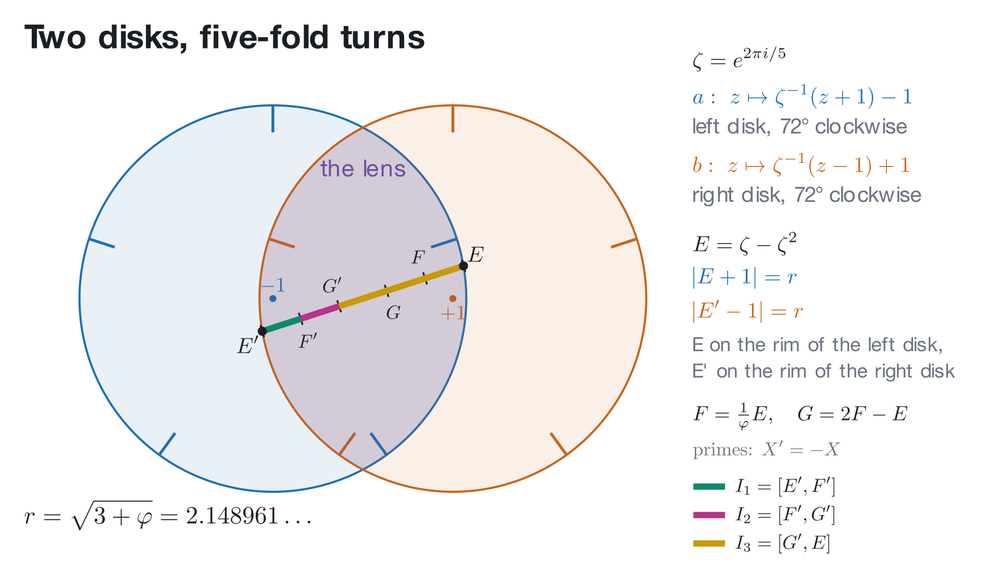
#> input picture animations/renders/stills/light/a1_setting.png, 1000 x 562 px, shrunk from 1920 x 1080 before the run; its folder holds 4 pictures in this run
$ python crop_figures.py
#> lines starting #> are read from the running program, lines starting #| are printed output that depends on the picture
"""Crop the light-theme stills into the figures used by the paper (paper/figures/)."""
from pathlib import Path

from PIL import Image

HERE = Path(__file__).resolve().parent
SRC = HERE / "renders" / "stills" / "light"
DST = HERE.parent / "paper" / "figures"

# crop boxes in scene coordinates (x0, y0, x1, y1); the frame is [-64/9, 64/9] x [-4, 4]
BOXES = {
    "a1_setting": (-6.25, -3.08, 2.3, 2.75),
    # the three word figures sit side by side in the paper: crop each to the lens
    "a2_word1": (-3.85, -3.0, -0.05, 2.5),
    "a3_word2": (-3.85, -3.0, -0.05, 2.5),
    "a4_word3": (-3.85, -3.0, -0.05, 2.5),
    "a5_exchange": (0.18, -3.7, 7.11, 3.05),
    "b1_lattice": (-6.4, -3.45, 0.2, 2.75),
    "b2_levels": (-0.78, -4.0, 7.11, 2.25),
    "b3_threshold": (-7.11, -4.0, 7.11, 3.25),
    "b4_monotone": (-6.8, -2.62, -0.1, 1.93),
}


def crop(name, box):
#> called with name = 'a1_setting', box = (-6.25, -3.08, 2.3, 2.75)
    im = Image.open(SRC / f"{name}.png")
#> im is the input picture: PIL image 1000x562 RGBA; mean R, G, B, A 242.3, 241.2, 241.9, 255
    w, h = im.size
#> w = 1000; h = 562
    s = h / 8.0
#> s = 70.25
    x0, y0, x1, y1 = box
    px = lambda x: int(round((x + w / (2 * s)) * s))
    py = lambda y: int(round((4.0 - y) * s))
    im.crop((max(px(x0), 0), max(py(y1), 0), min(px(x1), w), min(py(y0), h))).save(
        DST / f"{name}.png", optimize=True)
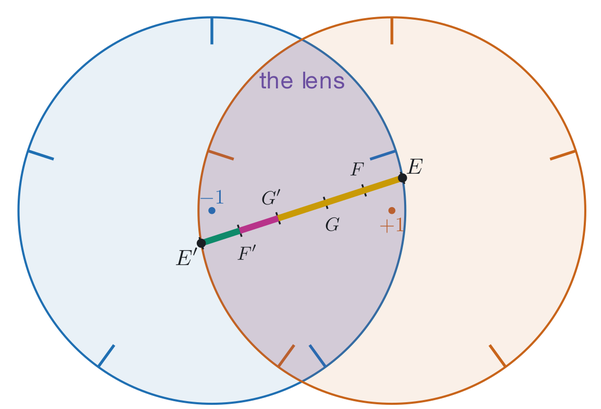
#> saved as a1_setting.png: PIL image 601x409 RGBA; mean R, G, B, A 234.8, 232.2, 233.7, 255


if __name__ == "__main__":
    DST.mkdir(parents=True, exist_ok=True)
    for name, box in BOXES.items():
        if (SRC / f"{name}.png").exists():
            crop(name, box)
            print("cropped", name)
#> pass 2 of the loop `for name, box in BOXES.items():`:
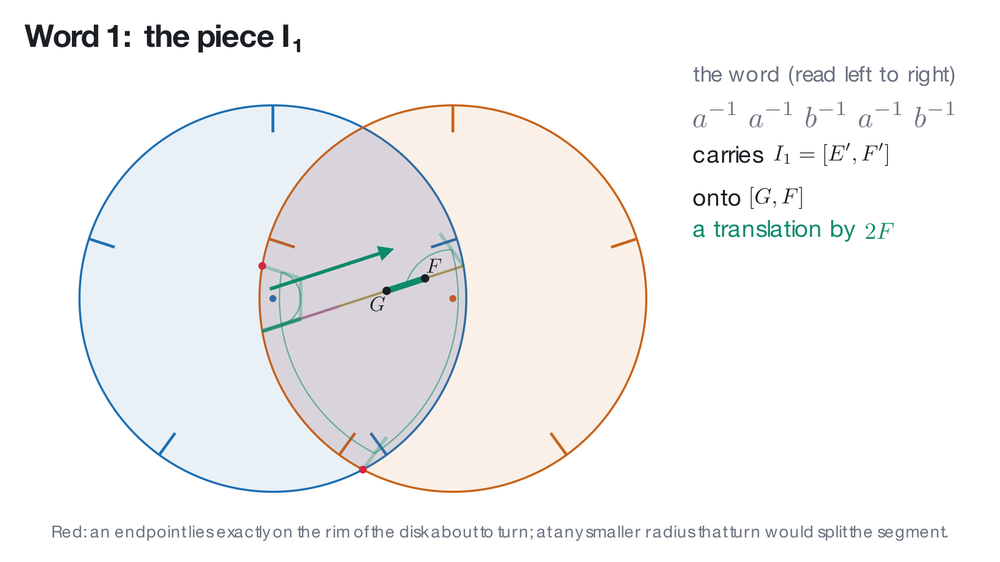
#> input picture animations/renders/stills/light/a2_word1.png, 1000 x 562 px, shrunk from 1920 x 1080 before the run
#> in crop, im is the input picture: PIL image 1000x562 RGBA; mean R, G, B, A 243.4, 243.2, 243.5, 255
#> in crop (call 2), `im.crop((max(px(x0), 0), max(py(y1), 0), min(px(x1), w), min(py(y0), h..`:
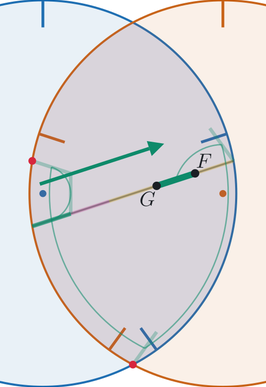
#> saved as a2_word1.png: PIL image 266x387 RGBA; mean R, G, B, A 222.8, 221, 223.1, 255
#> pass 3 of the loop `for name, box in BOXES.items():`:
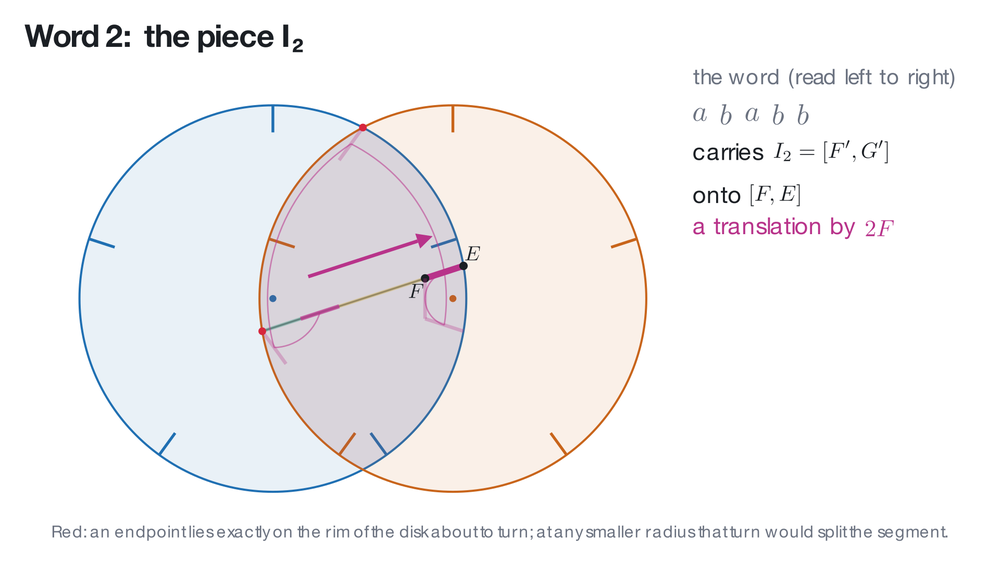
#> input picture animations/renders/stills/light/a3_word2.png, 1000 x 562 px, shrunk from 1920 x 1080 before the run
#> in crop, im is the input picture: PIL image 1000x562 RGBA; mean R, G, B, A 244.1, 242.8, 243.6, 255
#> in crop (call 3), `im.crop((max(px(x0), 0), max(py(y1), 0), min(px(x1), w), min(py(y0), h..`:
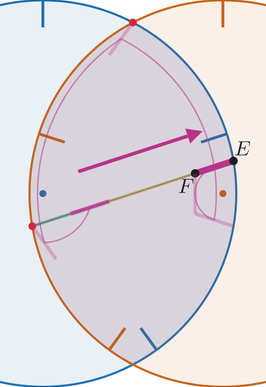
#> saved as a3_word2.png: PIL image 266x387 RGBA; mean R, G, B, A 225.1, 219.8, 223.5, 255
#> the loop made 9 passes; the first 3 are shown
